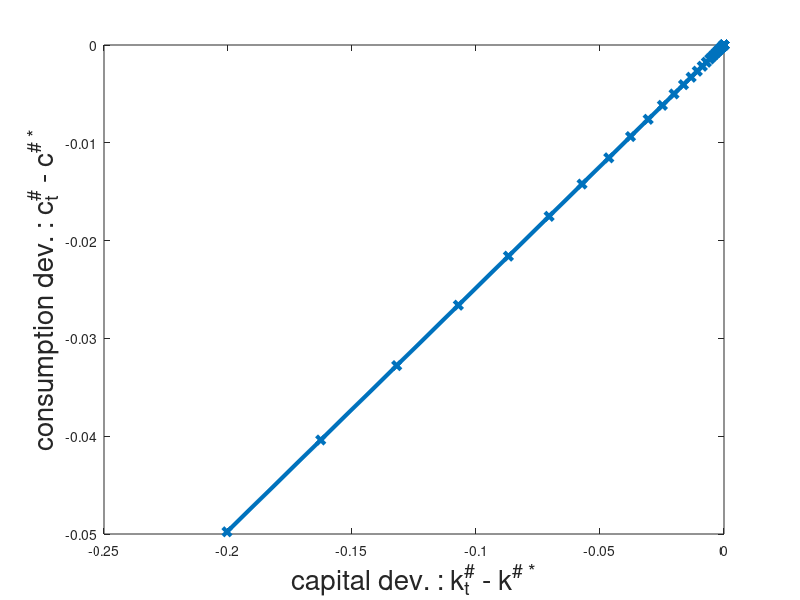
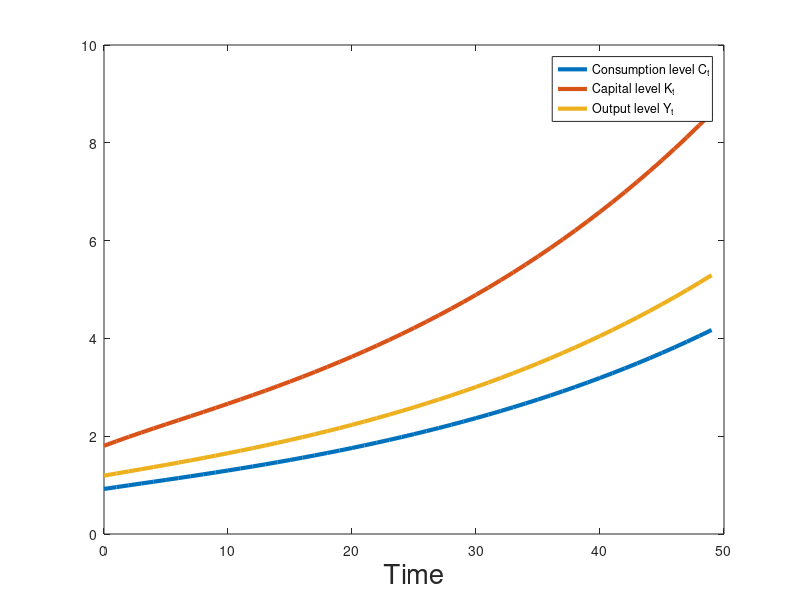
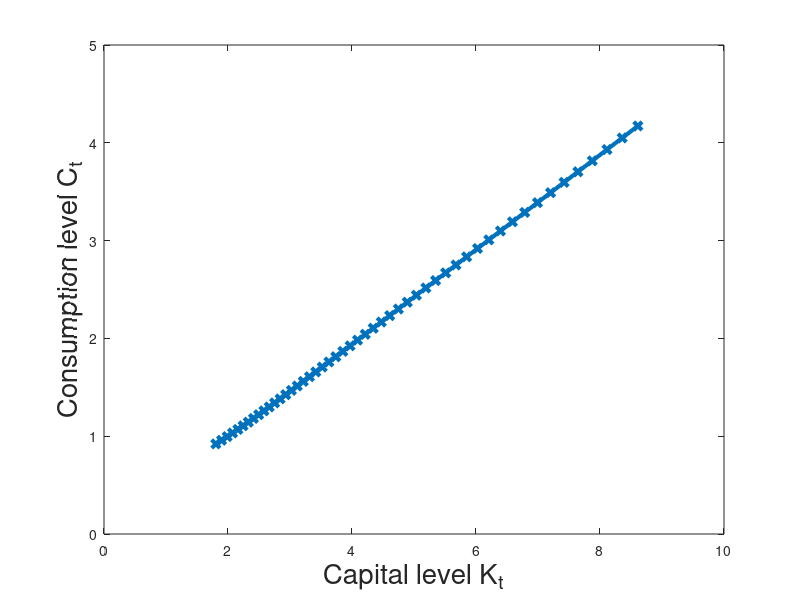
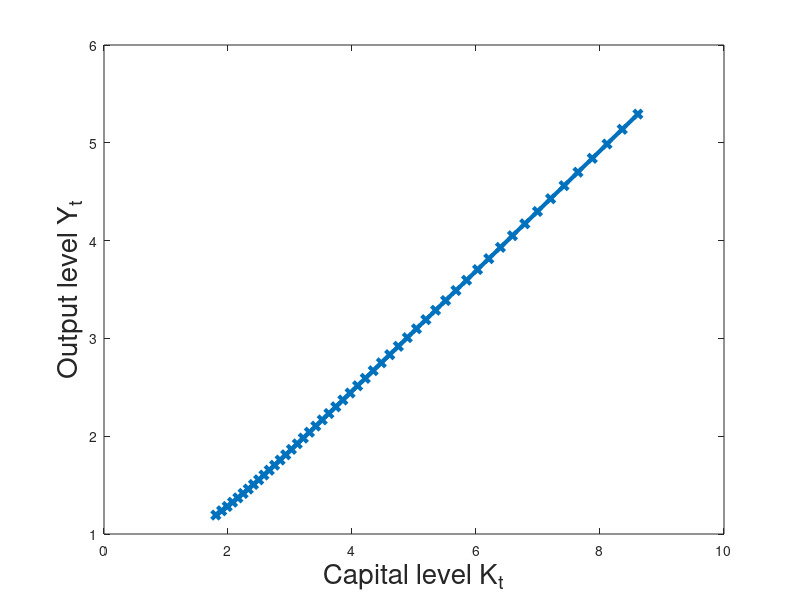

The MATLAB source for these figures, in order:
% Problem Set 5, Question 2 g)
% Ramsey model with exogenous growth.
% Log utility and Cobb-Douglas production function.
% -------------------------------------------------

% House keeping.
clear all;

% Parameters.
alpha = 0.3;                                                                    % Curvature of production function.
beta  = 0.95;                                                                   % Discount factor.
delta = 0.10;                                                                   % Depreciation rate.
n = 0.01;                                                                       % Population growth.
g = 0.02;                                                                       % Harrod-Neutral technological growth.
sigma = 1;                                                                      % log utility

betatilde = beta*((1+g)*(1+n))^(1-sigma);                                       % normalized beta.
betatildetilde = betatilde/((1+g)*(1+n));

T = 50;                                                                         % Periods to be simulated.

% computing the steady state
% ==========================

% Normalized capital in the BGP.
kss_sharp = ( (1/betatildetilde - 1 + delta) / (alpha) )^(1/(alpha - 1));

% Normalized consumption in the BGP.
css_sharp =  kss_sharp^alpha - (1+g)*(1+n)*kss_sharp + (1-delta)*kss_sharp;


% getting entries of the A matrix,
% using steady state values and corresponding derivatives
% =======================================================
coeff1 = -(1.0/sigma)*css_sharp*alpha*(alpha-1.0)*...
    kss_sharp^(alpha - 2.0)*(1/((1+g)*(1+n)));

A = NaN*zeros(2,2);

A(1,1) = 1.0 + betatildetilde*coeff1;

A(1,2) = -coeff1;

A(2,1) = -1.0/((1+g)*(1+n));

A(2,2) = 1.0/(betatildetilde*(1+g)*(1+n));

[V,D] = eig(A); % returns eigenvectors collected in the columns of V,
                % and the corresponding eigenvalues on the diagonal of D

% finding out at which position the stable eigenvalue appears
for i_D = 1:2
    if abs(D(i_D,i_D)) < 1.0
       stab_col_ind = i_D;
    end   % of if
end % of for loop running over the diagonal of the matrix D


% Simulate model.
% ===============

% Initialize vectors to store variables in deviations.
x_sharp_dev = NaN*zeros(2,T);


% Initial conditions.
x_sharp_dev(2,1) = -0.10*kss_sharp;                                             % Initial normalized capital deviation: initial capital 10 percent below steady state level.
x_sharp_dev(1,1) = (V(1,stab_col_ind)/V(2,stab_col_ind))*x_sharp_dev(2,1);      % Initial normalized consumption deviation.

% Simulate.
for t = 2:T

    x_sharp_dev(2,t) = A(2,:)*x_sharp_dev(:,t-1);
    x_sharp_dev(1,t) = (V(1,stab_col_ind)/V(2,stab_col_ind))*x_sharp_dev(2,t);

end

% Obtain levels (normalized).
x_sharp_lev = x_sharp_dev + [css_sharp ; kss_sharp];

% Obtain levels.
X_lev = x_sharp_lev.*((1+n)*(1+g)).^(0:T-1);

% Obtain output.
Y_lev = x_sharp_lev(2,:).^alpha.*((1+n)*(1+g)).^(0:T-1);

% Merge capital, consumption and output levels.
X_lev = [X_lev; Y_lev];

% Capital-Output-ratio.
K_Y_ratio = X_lev(2,:)./X_lev(3,:);

% Plot results.
% =============

% Normalized consumption deviations against normalized capital deviations.
figure(1)
plot(x_sharp_dev(2,:),x_sharp_dev(1,:),'-x','LineWidth',3)
xlabel('capital dev. : k^{#}_t - k^{# *}','FontSize',20);
ylabel('consumption dev. : c^{#}_t - c^{# *}','FontSize',20)

% Consumption levels, capital levels, and output levels against time.
figure(2)
plot(0:(T-1),X_lev,'LineWidth',3)
xlabel('Time','FontSize',20);
legend('Consumption level C_t','Capital level K_t','Output level Y_t')

% Consumption levels against capital levels.
figure(3)
plot(X_lev(2,:),X_lev(1,:),'-x','LineWidth',3)
xlabel('Capital level K_t','FontSize',20);
ylabel('Consumption level C_t','FontSize',20)

% Capital levels against output levels.
figure(4)
plot(X_lev(2,:),X_lev(3,:),'-x','LineWidth',3)
xlabel('Capital level K_t','FontSize',20);
ylabel('Output level Y_t','FontSize',20)

% Capital-output-ratio over time.
figure(5)
plot(0:(T-1),K_Y_ratio,'LineWidth',3)
xlabel('Time','FontSize',20);
ylabel('Capital-Output-ratio K_t/Y_t','FontSize',20)